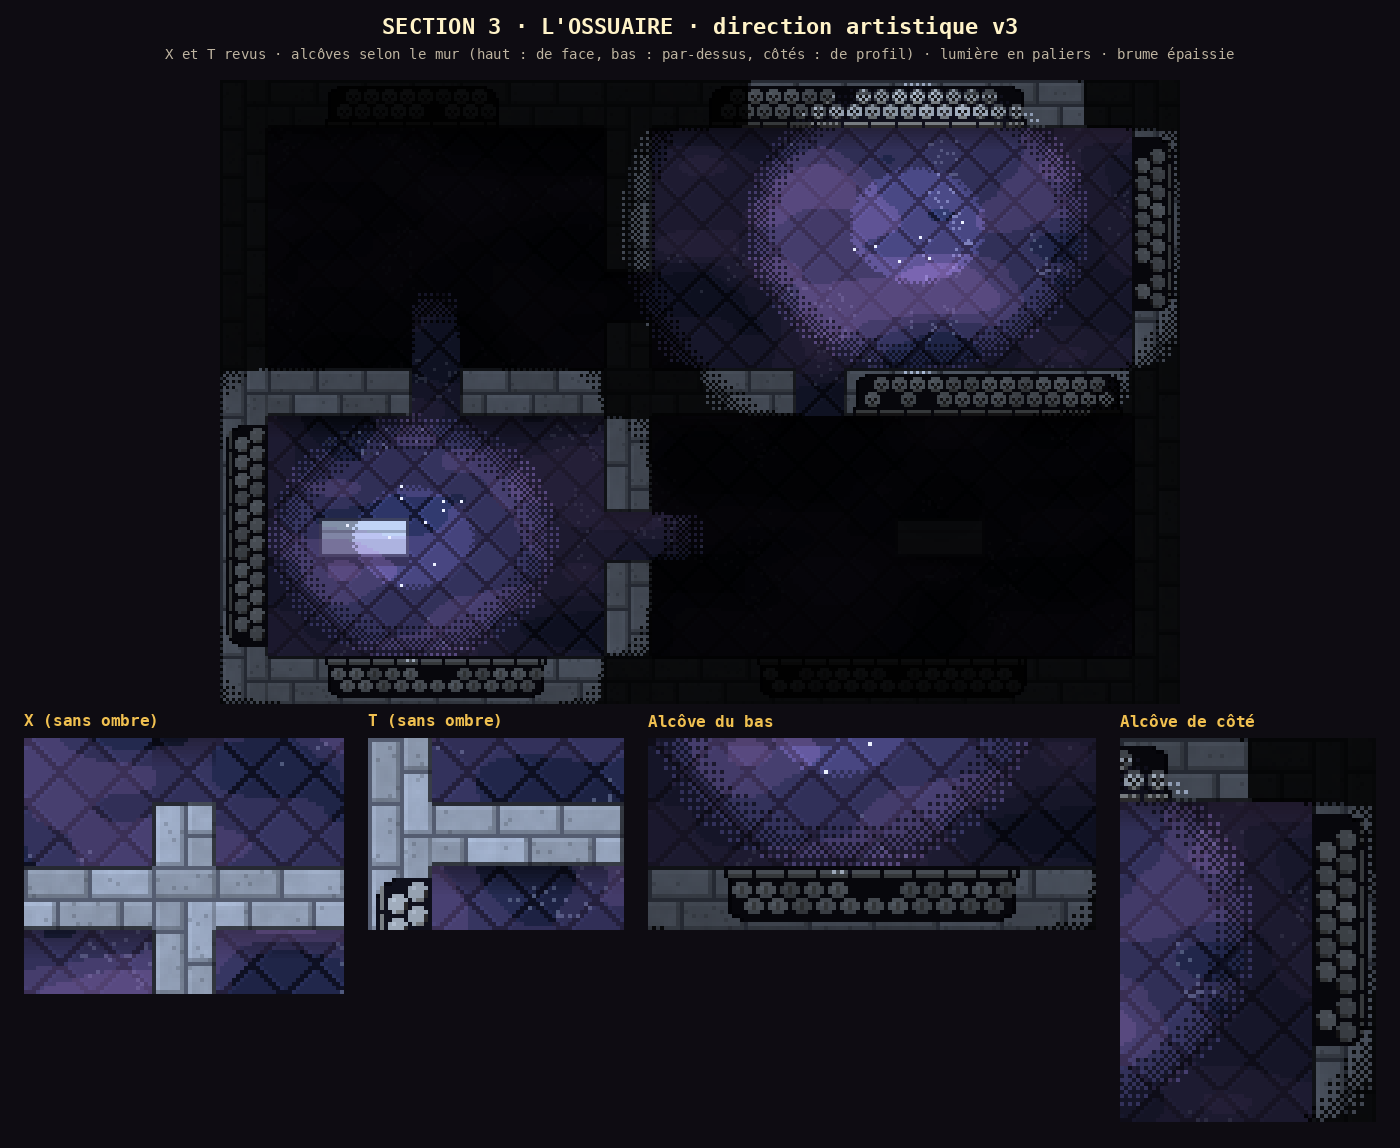

Here is the Python script that generated this plot:
"""Section 3, l'OSSUAIRE DE LA LUNE PÂLE : direction artistique v3 (Thomas, 2026-11-19, 8 h 23, sur la v2 : « pas mal ;
revois le X et le T ; pour les murs du bas et des côtés, revoir la forme des alcôves ; rends-les un peu moins carrées
aux bords extérieurs ; on doit vraiment voir les zones lumineuses et d'ombre, mieux les définir ; épaissis un peu le
brouillard »). PROPOSITION, rien n'est en jeu.

- X et T : la case de jonction prend, en haut, l'assise couchée du mur horizontal (qui la traverse) et, en bas, les
  pierres debout du mur vertical (qui la traversent) : chaque mur continue à travers l'autre, une assise sur deux.
- ALCÔVES selon le mur : mur du HAUT (on voit dedans de face) : crânes de face ; mur du BAS (on voit dedans par-dessus) :
  dessus des crânes et os couchés ; murs de CÔTÉ : crânes de profil, empilés en hauteur. Bords arrondis au fond,
  jambages irréguliers (pierre cassée), plus de rectangle net.
- LUMIÈRE EN PALIERS : pleine lune, demi-jour, pénombre, noir, avec un tramage de pixels entre deux paliers (on voit
  nettement où commence l'ombre).
- BRUME plus épaisse.

  python3 art/ossuaire_da_v3.py   → art/ossuaire_da_v3.png
"""
import os
import sys

import numpy as np
from PIL import Image, ImageDraw

sys.path.insert(0, os.path.dirname(os.path.abspath(__file__)))
from pix import fbm, font, grid, hash2, up  # noqa: E402

T = 16
# Quatre salles séparées par deux murs qui se croisent : un X au milieu, des T contre le pourtour.
PLAN = [
    "####################",
    "#.......#..........#",
    "#.......#..........#",
    "#.......#..........#",
    "#..................#",
    "#.......#..........#",
    "####.#######.#######",
    "#.......#..........#",
    "#.......#..........#",
    "#..................#",
    "#.......#..........#",
    "#.......#..........#",
    "####################",
]
PH, PW = len(PLAN), len(PLAN[0])
W, H = PW * T, PH * T
MOONS = [(14.5, 3.0, 1.0), (4.0, 9.5, 0.85)]  # puits de lune (case x, case y, force)
# Alcôves : (côté ouvert, première case, dernière case) ; « S » = mur du haut (ouvert vers le sud), « N » = mur du bas,
# « W » = mur de droite (ouvert vers l'ouest), « E » = mur de gauche.
ALCOVES = [("S", (2, 0), (5, 0)), ("S", (10, 0), (16, 0)), ("S", (13, 6), (18, 6)), ("N", (2, 12), (6, 12)),
           ("W", (19, 1), (19, 4)), ("E", (0, 7), (0, 11)), ("N", (11, 12), (16, 12))]
SARCOS = [(2, 9), (14, 9)]


def is_wall(x, y):
    return x < 0 or y < 0 or x >= PW or y >= PH or PLAN[y][x] == "#"


def kind(x, y):
    """H : mur qui court de gauche à droite ; V : de haut en bas ; J : angle, T ou X (les deux)."""
    h = (x > 0 and PLAN[y][x - 1] == "#") or (x < PW - 1 and PLAN[y][x + 1] == "#")
    v = (y > 0 and PLAN[y - 1][x] == "#") or (y < PH - 1 and PLAN[y + 1][x] == "#")
    # Un mur du pourtour garde son sens : il n'est jonction que si un mur intérieur le rejoint.
    if h and v:
        inner_h = 0 < y < PH - 1 and ((0 < x - 1 < PW - 1 and is_wall(x - 1, y)) or (0 < x + 1 < PW - 1 and is_wall(x + 1, y))) and 0 < x < PW - 1
        border_v = x in (0, PW - 1)
        border_h = y in (0, PH - 1)
        if border_h and not (0 < y + 1 < PH - 1 and is_wall(x, y + 1)) and not (0 < y - 1 < PH - 1 and is_wall(x, y - 1)):
            return "H"
        if border_v and not inner_h:
            return "V"
        return "J"
    return "V" if v else "H"


CHALK_A, CHALK_B, JOINT = np.array((194, 188, 172)), np.array((224, 218, 202)), np.array((118, 114, 112))


def chalk(t, grain):
    return (CHALK_A * (1 - t) + CHALK_B * t) * (0.93 + 0.1 * grain)


def wall_pixel_layer():
    """Les blocs de craie, case par case, selon le sens du mur ; en harpe aux jonctions."""
    out = np.zeros((H, W, 3))
    xs, ys = grid(W, H)
    grain = fbm(xs, ys, 3, 4, 2)
    for cy in range(PH):
        for cx in range(PW):
            if PLAN[cy][cx] != "#":
                continue
            k = kind(cx, cy)
            for ly in range(T):
                for lx in range(T):
                    X, Y = cx * T + lx, cy * T + ly
                    if k == "H":
                        row = Y // 8
                        u = X + (row % 2) * 8
                        bid, a, b = (u // 16, row), u % 16, Y % 8
                        jnt, hi, sh = a == 0 or b == 0, b == 1 and a > 0, b == 7 or a == 15
                    elif k == "V":
                        col = X // 8
                        u = Y + (col % 2) * 8
                        bid, a, b = (col, u // 16 + 1000), X % 8, u % 16
                        jnt, hi, sh = a == 0 or b == 0, a == 1 and b > 0, a == 7 or b == 15
                    else:
                        # Jonction (angle, T, X) : en haut l'assise couchée qui traverse, en bas les pierres debout.
                        if ly < 8:
                            row = Y // 8
                            u = X + (row % 2) * 8
                            bid, a, b = (u // 16, row), u % 16, Y % 8
                            jnt, hi, sh = a == 0 or b == 0, b == 1 and a > 0, b == 7 or a == 15
                        else:
                            col = X // 8
                            u = Y + (col % 2) * 8
                            bid, a, b = (col, u // 16 + 1000), X % 8, u % 16
                            jnt, hi, sh = a == 0 or b == 0 or ly == 8, a == 1 and b > 0, a == 7 or b == 15
                    t = hash2(bid[0], bid[1], 3)
                    c = chalk(float(t), float(grain[Y, X]))
                    if hash2(X, Y, 5) > 0.9 and (X + Y) % 3 == 0:
                        c = c * 0.86
                    if hi:
                        c = np.minimum(c * 1.07, 255)
                    if sh:
                        c = c * 0.8
                    if jnt:
                        c = JOINT
                    out[Y, X] = c
    return out


def floor_layer(xs, ys):
    """Dalles en losange bleu nuit, joints sombres, un peu de poussière d'os ; aucune gravure."""
    u, v = (xs + ys) / 16, (xs - ys) / 16
    cu, cv = np.floor(u).astype(int), np.floor(v).astype(int)
    fu, fv = u - cu, v - cv
    t = hash2(cu, cv, 41)
    out = np.array((40, 42, 66)) * (1 - t[..., None]) + np.array((52, 54, 82)) * t[..., None]
    j = (fu < 0.07) | (fv < 0.07)
    out[j] = (20, 20, 34)
    hi = ((fu < 0.13) | (fv < 0.13)) & ~j
    out[hi] = out[hi] * 1.18
    dust = (fbm(xs, ys, 20, 43, 2) > 0.66) & (hash2(xs.astype(int), ys.astype(int), 44) > 0.93)
    out[dust] = (110, 110, 124)
    return out


BONE, BONE_D, BONE_S, RECESS = np.array((222, 212, 186)), np.array((168, 156, 130)), np.array((60, 52, 44)), np.array((22, 20, 28))


def skull_front(a, sx, sy, shade):
    for dy in range(5):
        for dx in range(5):
            if (dy in (0, 4)) and dx in (0, 4):
                continue
            a[sy + dy, sx + dx] = BONE * shade
    a[sy + 4, sx + 1:sx + 4] = BONE_D * shade
    a[sy + 2, sx + 1] = BONE_S
    a[sy + 2, sx + 3] = BONE_S
    a[sy + 3, sx + 2] = BONE_S * 1.4
    a[sy + 1, sx + 1] = np.minimum(BONE * shade * 1.12, 255)


def skull_top(a, sx, sy, shade):
    """Dessus d'un crâne (vu d'en haut) : un ovale clair, reflet en haut à gauche, suture au milieu."""
    for dy in range(4):
        for dx in range(5):
            if (dy in (0, 3)) and dx in (0, 4):
                continue
            a[sy + dy, sx + dx] = BONE * shade * (0.86 if dy == 3 else 1)
    a[sy + 1, sx + 1] = np.minimum(BONE * shade * 1.15, 255)
    a[sy + 1:sy + 3, sx + 2] = BONE_D * shade


def skull_side(a, sx, sy, shade, face_left):
    """Crâne de profil : le dôme vers le fond, l'orbite et la mâchoire vers la salle."""
    rows = [".###.", "#####", "o####", "n####", ".jj#."]
    for dy, r in enumerate(rows):
        for dx, ch in enumerate(r):
            X = sx + (dx if face_left else 4 - dx)
            if ch == ".":
                continue
            a[sy + dy, X] = BONE_S if ch in "on" else (BONE_D * shade if ch == "j" else BONE * shade)
    a[sy + 1, sx + (3 if face_left else 1)] = np.minimum(BONE * shade * 1.12, 255)


def alcove(a, side, c0, c1):
    """Large alcôve d'ossuaire creusée dans un tronçon de mur. Fond arrondi, jambages de pierre cassée, rien au sol."""
    EDGE = np.array((12, 10, 16))
    if side in "SN":
        X0, X1 = c0[0] * T + 3, (c1[0] + 1) * T - 3
        Y0, Y1 = (c0[1] * T + 2, (c0[1] + 1) * T) if side == "S" else (c0[1] * T, (c0[1] + 1) * T - 2)
    else:
        Y0, Y1 = c0[1] * T + 3, (c1[1] + 1) * T - 3
        X0, X1 = (c0[0] * T, (c0[0] + 1) * T - 2) if side == "W" else (c0[0] * T + 2, (c0[0] + 1) * T)
    mask = np.zeros((Y1 - Y0, X1 - X0), bool)
    h, w = mask.shape
    for y in range(h):
        for x in range(w):
            # profondeur depuis l'ouverture, et position le long du mur
            if side == "S":
                depth, along, L = h - 1 - y, x, w
            elif side == "N":
                depth, along, L = y, x, w
            elif side == "W":
                depth, along, L = x, y, h
            else:
                depth, along, L = w - 1 - x, y, h
            back = (h if side in "SN" else w) - 1 - depth
            # jambages irréguliers : le bord bouge d'un pixel ici et là
            jag = int(hash2(along // 3, c0[0] * 31 + c0[1], 81) * 2) if depth > 2 else 0
            end = min(along, L - 1 - along)
            if end < jag:
                continue
            # fond arrondi : on rogne les coins du côté du fond
            r = 4
            if back < r and end < r and (r - back) ** 2 + (r - end) ** 2 > r * r:
                continue
            mask[y, x] = True
    sub = a[Y0:Y1, X0:X1]
    sub[mask] = RECESS
    # liseré sombre autour du creux (sauf côté ouvert)
    edge = mask & ~(np.roll(mask, 1, 0) & np.roll(mask, -1, 0) & np.roll(mask, 1, 1) & np.roll(mask, -1, 1))
    open_side = {"S": (slice(h - 1, h), slice(None)), "N": (slice(0, 1), slice(None)), "W": (slice(None), slice(0, 1)), "E": (slice(None), slice(w - 1, w))}[side]
    keep = np.zeros_like(edge)
    keep[open_side] = True
    sub[edge & ~keep] = EDGE

    def inside(x, y, ww, hh):
        return all(0 <= y + dy < h and 0 <= x + dx < w and mask[y + dy, x + dx] for dy in range(hh) for dx in range(ww))

    seed = c0[0] * 7 + c0[1]
    if side == "S":
        for (sy, off) in ((1, 0), (6, 3)):
            for sx in range(1 + off, w - 5, 6):
                if hash2(sx, sy + seed, 77) < 0.07 or not inside(sx, sy, 5, 5):
                    continue
                skull_front(sub, sx, sy, 0.8 + 0.25 * hash2(sx, sy, 78))
        for x in range(1, w - 1):
            if mask[h - 2, x] and (x % 9) < 8:
                sub[h - 2, x] = BONE_D
                sub[h - 1, x] = BONE_S
    elif side == "N":
        # vu par-dessus : os couchés côté ouverture, dessus des crânes au fond
        for x in range(1, w - 1):
            if mask[1, x] and (x % 8) < 7:
                sub[1, x] = BONE
                sub[2, x] = BONE_D
        for (sy, off) in ((4, 1), (8, 4)):
            for sx in range(1 + off, w - 5, 6):
                if hash2(sx, sy + seed, 77) < 0.08 or not inside(sx, sy, 5, 4):
                    continue
                skull_top(sub, sx, sy, 0.78 + 0.25 * hash2(sx, sy, 78))
    else:
        face_left = side == "W"
        cols = (1, 6) if face_left else (w - 6, w - 11)
        for k, sxb in enumerate(cols):
            for sy in range(1 + 3 * k, h - 5, 6):
                if hash2(sxb, sy + seed, 77) < 0.08 or not inside(sxb, sy, 5, 5):
                    continue
                skull_side(sub, sxb, sy, 0.78 + 0.25 * hash2(sxb, sy, 78), face_left)
        bx = w - 2 if face_left else 1
        for y in range(1, h - 1):
            if mask[y, bx] and (y % 9) < 8:
                sub[y, bx] = BONE_D


def sarcophagus(a, cx, cy):
    x0, y0 = cx * T + 1, cy * T + 2
    w, h = 2 * T - 2, T - 3
    a[y0:y0 + h, x0:x0 + w] = (168, 164, 154)
    a[y0:y0 + 7, x0:x0 + w] = (186, 182, 170)
    a[y0 + 4, x0 + 1:x0 + w - 1] = (146, 142, 134)
    a[y0, x0:x0 + w] = (60, 58, 66)
    a[y0 + h - 1, x0:x0 + w] = (60, 58, 66)
    a[y0:y0 + h, x0] = (60, 58, 66)
    a[y0:y0 + h, x0 + w - 1] = (60, 58, 66)
    a[y0 + h:y0 + h + 3, x0 + 1:x0 + w] *= 0.5  # ombre


def light_map(xs, ys):
    """La lune seule : chaque puits éclaire autour de lui, jusqu'aux murs (pas à travers)."""
    cell_lit = np.zeros((PH, PW))
    for (mx, my, f) in MOONS:
        for cy in range(PH):
            for cx in range(PW):
                # ligne de vue en cases depuis le puits
                n = int(max(abs(cx + 0.5 - mx), abs(cy + 0.5 - my)) * 3) + 1
                ok = True
                for i in range(1, n):
                    px_ = mx + (cx + 0.5 - mx) * i / n
                    py_ = my + (cy + 0.5 - my) * i / n
                    if PLAN[int(py_)][int(px_)] == "#" and (int(px_), int(py_)) != (cx, cy):
                        ok = False
                        break
                if ok:
                    cell_lit[cy, cx] = 1
        vis = np.kron(cell_lit, np.ones((T, T)))
        # adoucit le bord des zones vues
        for _ in range(2):
            vis = (vis + np.roll(vis, 1, 0) + np.roll(vis, -1, 0) + np.roll(vis, 1, 1) + np.roll(vis, -1, 1)) / 5
        cell_lit[:] = 0
        d = np.hypot(xs - mx * T, (ys - my * T) / 0.85) / T
        pool = np.clip(1.2 - d / 1.8, 0, 1)  # la flaque de lune au sol
        spill = np.clip(1 - d / 7.0, 0, 1) * 0.6  # la lumière qui se répand dans la salle
        yield (np.maximum(pool, spill) * vis * f, pool * f)


def main_room(flat=False):
    xs, ys = grid(W, H)
    wall = np.array([[PLAN[y // T][x // T] == "#" for x in range(W)] for y in range(H)])
    a = np.where(wall[..., None], wall_pixel_layer(), floor_layer(xs, ys))
    # liseré sombre du mur contre le sol, ombre portée des murs vers le sud
    fl = ~wall
    edge = wall & (np.roll(fl, 1, 0) | np.roll(fl, -1, 0) | np.roll(fl, 1, 1) | np.roll(fl, -1, 1))
    a[edge] *= 0.45
    for cy in range(PH - 1):
        for cx in range(PW):
            if PLAN[cy][cx] == "#" and PLAN[cy + 1][cx] == ".":
                for k in range(7):
                    a[(cy + 1) * T + k, cx * T:(cx + 1) * T] *= 0.5 + 0.07 * k
    for (side, c0, c1) in ALCOVES:
        alcove(a, side, c0, c1)
    for s in SARCOS:
        sarcophagus(a, *s)
    # lumière
    I = np.zeros((H, W))
    pools = np.zeros((H, W))
    for lit, pool in light_map(xs, ys):
        I = np.maximum(I, lit + pool * 0.6)
        pools = np.maximum(pools, pool)
    # Paliers : noir, pénombre, demi-jour, pleine lune ; tramage de pixels (2 × 2) entre deux paliers.
    bayer = np.array([[0.125, 0.625], [0.875, 0.375]])[ys.astype(int) % 2, xs.astype(int) % 2]
    STEPS = np.array([0.06, 0.4, 0.88, 1.3])
    jit = (bayer - 0.5) * 0.08
    q = (I + jit > 0.1).astype(int) + (I + jit > 0.32) + (pools * 0.6 + I * 0.4 + jit > 0.55)
    L = STEPS[q]
    if flat:
        L = np.full((H, W), 0.9)
    tint = np.array((0.8, 0.9, 1.12))
    a = a * L[..., None] * tint
    # brume (direction C) : nappes lentes au sol ; elle s'éclaire dans la lune et se perd dans le noir
    f = fbm(xs, ys * 2.2, 40, 7, 2)
    dens = np.clip((f - 0.38) * 2.0, 0, 1) * fl
    dens = np.clip((f - 0.3) * 2.2, 0, 1) * fl
    band = (np.round(dens * 3) / 3) * 0.62
    band = band * np.clip(0.3 + L, 0, 1)
    fogc = np.array((150, 116, 196))[None, None, :] * (0.1 + 0.8 * L[..., None])
    a = a * (1 - band[..., None]) + fogc * band[..., None]
    # poussière qui flotte dans les colonnes de lune
    motes = (hash2(xs.astype(int), ys.astype(int), 99) > 0.993) & (pools > 0.35) & fl
    a[motes] = (235, 240, 255)
    return Image.fromarray(np.clip(a, 0, 255).astype(np.uint8), "RGB")


def main():
    S = 3
    room = up(main_room(), S)
    pad = 24
    Z = 6
    crops = [("X (sans ombre)", (6 * T, 4 * T, 11 * T, 8 * T)), ("T (sans ombre)", (0, 5 * T, 4 * T, 8 * T)), ("Alcôve du bas", (1 * T, 10 * T, 8 * T, 13 * T)), ("Alcôve de côté", (16 * T, 0, 20 * T, 6 * T))]
    raw = main_room()
    flatimg = main_room(flat=True)
    zooms = [(n, up((flatimg if n.startswith(("X", "T")) else raw).crop(b), 4)) for n, b in crops]
    zh = max(z.height for _, z in zooms)
    Wb = max(room.width + 2 * pad, sum(z.width for _, z in zooms) + pad * (len(zooms) + 1))
    Hb = room.height + 140 + zh
    sheet = Image.new("RGB", (Wb, Hb), (14, 12, 18))
    d = ImageDraw.Draw(sheet)
    d.text((Wb // 2, 26), "SECTION 3 · L'OSSUAIRE · direction artistique v3", fill=(255, 243, 200), font=font(22), anchor="mm")
    d.text((Wb // 2, 54), "X et T revus · alcôves selon le mur (haut : de face, bas : par-dessus, côtés : de profil) · lumière en paliers · brume épaissie", fill=(190, 180, 160), font=font(14, False), anchor="mm")
    sheet.paste(room, ((Wb - room.width) // 2, 80))
    x = pad
    y = 80 + room.height + 34
    for n, z in zooms:
        d.text((x, y - 24), n, fill=(240, 192, 80), font=font(16), anchor="lt")
        sheet.paste(z, (x, y))
        x += z.width + pad
    out = os.path.join(os.path.dirname(os.path.abspath(__file__)), "ossuaire_da_v3.png")
    sheet.save(out)
    print("art/ossuaire_da_v3.png", sheet.size)


if __name__ == "__main__":
    main()
